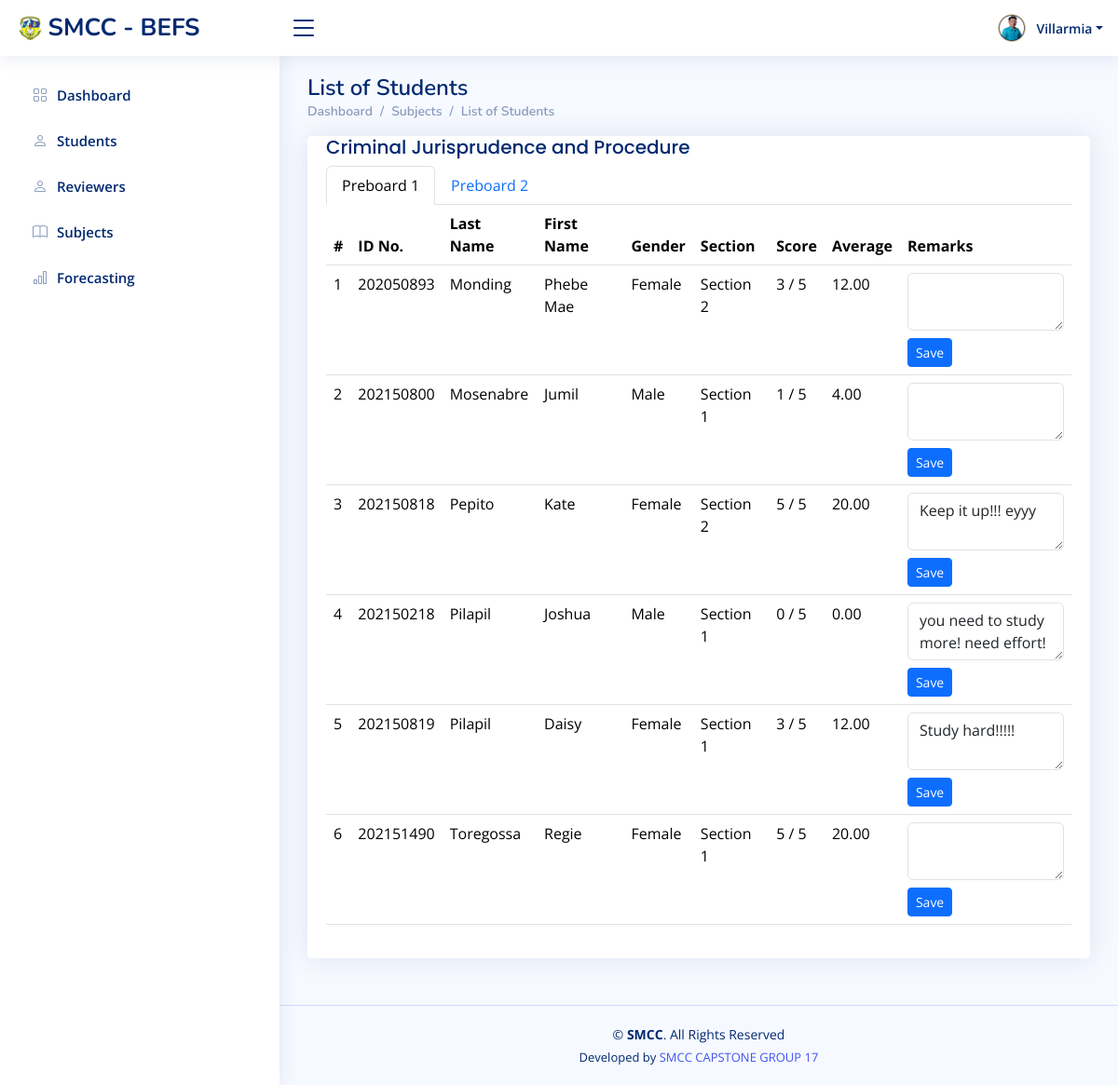
The app's page /dean/dean_students.php?user_id=3&sub_id=1 with its own data.
### tables this page shows
CREATE TABLE `users` (
  `id` int(11) NOT NULL,
  `username` varchar(255) DEFAULT NULL,
  `password` varchar(255) DEFAULT NULL,
  `type` varchar(255) DEFAULT NULL,
  `status` varchar(255) DEFAULT NULL,
  `fname` varchar(255) DEFAULT NULL,
  `lname` varchar(255) DEFAULT NULL,
  `profile_image` varchar(255) DEFAULT NULL,
  `date_created` datetime DEFAULT NULL,
  `logged_in` varchar(255) DEFAULT NULL
);

CREATE TABLE `subjects` (
  `id` int(11) NOT NULL,
  `code` varchar(255) DEFAULT NULL,
  `description` varchar(255) DEFAULT NULL,
  `year_level_id` int(11) DEFAULT NULL,
  `course_id` int(11) DEFAULT NULL,
  `school_year_id` int(11) DEFAULT NULL,
  `date_entry` datetime DEFAULT NULL,
  `status` varchar(255) DEFAULT NULL
);

CREATE TABLE `students` (
  `id` int(11) NOT NULL,
  `about` varchar(255) DEFAULT NULL,
  `lrn_num` varchar(255) DEFAULT NULL,
  `fname` varchar(255) DEFAULT NULL,
  `lname` varchar(255) DEFAULT NULL,
  `gender` varchar(10) DEFAULT NULL,
  `username` varchar(255) DEFAULT NULL,
  `password` varchar(255) DEFAULT NULL,
  `complete_address` varchar(255) DEFAULT NULL,
  `year_level_id` int(11) DEFAULT NULL,
  `course_id` int(11) DEFAULT NULL,
  `section_id` int(11) DEFAULT NULL,
  `school_year_id` int(11) DEFAULT NULL,
  `status` varchar(255) DEFAULT NULL,
  `date_registered` datetime DEFAULT NULL,
  `logged_in` varchar(255) DEFAULT NULL,
  `profile_image` varchar(255) DEFAULT NULL,
  `level` varchar(255) DEFAULT NULL
);

CREATE TABLE `section` (
  `id` int(11) NOT NULL,
  `user_id` int(11) DEFAULT NULL,
  `description` varchar(255) DEFAULT NULL,
  `date_entry` datetime DEFAULT NULL,
  `status` varchar(255) DEFAULT NULL
);

CREATE TABLE `student_score` (
  `id` int(11) NOT NULL,
  `score` varchar(255) DEFAULT NULL,
  `total_items` varchar(255) DEFAULT NULL,
  `stud_id` int(11) DEFAULT NULL,
  `average` varchar(255) DEFAULT NULL,
  `remarks` text DEFAULT NULL,
  `remarks2` text DEFAULT NULL,
  `sub_id` int(11) DEFAULT NULL,
  `date_accomplished` datetime DEFAULT NULL,
  `level` varchar(255) DEFAULT NULL
);

### dean/dean_students.php (the view, shortened to what this page needs)
<!DOCTYPE html>
<html lang="en">
<?php
include('../dbconnect.php');
$user_id = $_REQUEST['user_id'];
$sub_id = $_REQUEST['sub_id'];
$subject_query = mysqli_query($conn, "SELECT description FROM subjects WHERE id = '$sub_id'") or die(mysqli_error($conn));
$subject_description = "Subject Not Found";
if ($subject_row = mysqli_fetch_assoc($subject_query)) {
    $subject_description = $subject_row['description'];
}
?>
<head>
  <link href="../assets/vendor/bootstrap/css/bootstrap.min.css" rel="stylesheet">
  <link href="../assets/vendor/bootstrap-icons/bootstrap-icons.css" rel="stylesheet">
  <link href="../assets/vendor/boxicons/css/boxicons.min.css" rel="stylesheet">
  <link href="../assets/vendor/quill/quill.snow.css" rel="stylesheet">
  <link href="../assets/vendor/quill/quill.bubble.css" rel="stylesheet">
  <link href="../assets/vendor/remixicon/remixicon.css" rel="stylesheet">
  <link href="../assets/vendor/simple-datatables/style.css" rel="stylesheet">
  <link href="../assets/css/style.css" rel="stylesheet">
</head>
<body>
<?php
$query = mysqli_query($conn, "SELECT * FROM users WHERE id = '$user_id'") or die(mysqli_error($conn));
if ($row = mysqli_fetch_array($query)) {
    $lname = ucfirst(strtolower($row['lname']));
}
?>
  <?php include('dean_header.php'); ?>
  <?php include('dean_sidebar.php'); ?>
  <main id="main" class="main">
    <div class="pagetitle">
      <h1>List of Students</h1>
      <nav>
        <ol class="breadcrumb">
          <li class="breadcrumb-item"><a href="faculty_home.php?user_id=<?php echo $user_id; ?>">Dashboard</a></li>
          <li class="breadcrumb-item"><a href="faculty_subjects.php?user_id=<?php echo $user_id; ?>">Subjects</a></li>
          <li class="breadcrumb-item">List of Students</li>
        </ol>
      </nav>
    </div>
    <section class="section">
      <div class="row">
        <div class="col-lg-12">
          <div class="card">
            <div class="card-body">
              <h5 style="font-family: 'Poppins', sans-serif; color: #012970;"><?php echo $subject_description; ?></h5>
              <ul class="nav nav-tabs" id="studentTabs" role="tablist">
                <li class="nav-item" role="presentation">
                  <a class="nav-link active" id="preboard1-tab" data-bs-toggle="tab" href="#preboard1" role="tab" aria-controls="preboard1" aria-selected="true">Preboard 1</a>
                </li>
                <li class="nav-item" role="presentation">
                  <a class="nav-link" id="preboard2-tab" data-bs-toggle="tab" href="#preboard2" role="tab" aria-controls="preboard2" aria-selected="false">Preboard 2</a>
                </li>
              </ul>
              <div class="tab-content" id="studentTabsContent">
                <div class="tab-pane fade show active" id="preboard1" role="tabpanel" aria-labelledby="preboard1-tab">
                  <table class="table datatable">
                    <thead>
                      <tr>
                        <th>#</th>
                        <th>ID No.</th>
                        <th>Last Name</th>
                        <th>First Name</th>
                        <th>Gender</th>
                        <th>Section</th>
                        <th>Score</th>
                        <th>Average</th>
                        <th>Remarks</th>
                      </tr>
                    </thead>
                    <tbody>
<?php
$query = mysqli_query($conn, "
    SELECT
        students.lname AS slname,
        students.fname AS sfname,
        students.lrn_num AS sid,
        students.gender AS gender,
        section.description AS section,
        student_score.level AS level,
        student_score.score AS score,
        student_score.total_items AS items,
        student_score.average AS average,
        student_score.remarks2 AS remarks2
    FROM students
    JOIN student_score ON student_score.stud_id = students.id
    INNER JOIN section ON students.section_id = section.id
    WHERE student_score.sub_id = '$sub_id' AND student_score.level = 'PREBOARD1'
    ORDER BY students.lname ASC
") or die(mysqli_error($conn));
$counter = 1;
while ($row = mysqli_fetch_array($query)) {
    $sid = $row['sid'];
    $slname = $row['slname'];
    $sfname = $row['sfname'];
    $gender = $row['gender'];
    $section = $row['section'];
    $score = $row['score'] . " / " . $row['items'];
    $average = number_format($row['average'], 2);
    $remarks2 = $row['remarks2'];
    echo "<tr>";
    echo "<td>{$counter}</td>";
    echo "<td>{$sid}</td>";
    echo "<td>{$slname}</td>";
    echo "<td>{$sfname}</td>";
    echo "<td>{$gender}</td>";
    echo "<td>{$section}</td>";
    echo "<td>{$score}</td>";
    echo "<td>{$average}</td>";
    echo "<td>
            <form method='POST' action='dean_update_remarks.php'>
                <input type='hidden' name='sid' value='{$sid}'>
                <input type='hidden' name='sub_id' value='{$sub_id}'>
                <input type='hidden' name='user_id' value='{$user_id}'>
                <input type='hidden' name='level' value='PREBOARD1'>
                <input type='hidden' name='tab' value='preboard1'>
                <textarea name='remarks' class='form-control' rows='2'>" . htmlspecialchars($remarks2) . "</textarea>
                <button type='submit' class='btn btn-primary btn-sm mt-2'>Save</button>
            </form>
          </td>";
    echo "</tr>";
    $counter++;
}
?>
                    </tbody>
                  </table>
                </div>
              </div>
            </div>
          </div>
        </div>
      </div>
    </section>
  </main>
  <?php include('../footer.php'); ?>
</body>
</html>

### dean/dean_header.php (shortened to what this page needs)
<header id="header" class="header fixed-top d-flex align-items-center">
    <div class="d-flex align-items-center justify-content-between">
        <a href="dean_home_page.php?user_id=<?php echo $user_id; ?>" class="logo d-flex align-items-center">
            <img src="../images/Smcc_logo.gif" alt="">
            <span class="d-none d-lg-block">SMCC - BEFS</span>
        </a>
        <i class="bi bi-list toggle-sidebar-btn"></i>
    </div>
    <nav class="header-nav ms-auto">
        <ul class="d-flex align-items-center">
            <li class="nav-item dropdown pe-3">
                <a class="nav-link nav-profile d-flex align-items-center pe-0" href="#" id="navbarDropdown" data-bs-toggle="dropdown" aria-expanded="false">
                    <?php
                    $profile_image = !empty($row['profile_image']) ? $row['profile_image'] : '../assets/img/profile-img2.jpg';
                    ?>
                    <img src="<?php echo $profile_image; ?>" alt="Profile" class="rounded-circle">
                    <span class="d-none d-md-block dropdown-toggle ps-2"><?php echo $lname; ?></span>
                </a>
            </li>
        </ul>
    </nav>
</header>

### assets/css/style.css (style rules this page uses)
:root { scroll-behavior: smooth; }
body { font-family: "Open Sans", sans-serif; background: #f6f9ff; color: #444444; }
a { color: #4154f1; text-decoration: none; }
h1, h2, h3, h4, h5, h6 { font-family: "Nunito", sans-serif; }
#main { margin-top: 60px; padding: 20px 30px; transition: all 0.3s; }
.pagetitle { margin-bottom: 10px; }
.pagetitle h1 { font-size: 24px; margin-bottom: 0; font-weight: 600; color: #012970; }
.card { margin-bottom: 30px; border: none; border-radius: 5px; box-shadow: 0px 0 30px rgba(1, 41, 112, 0.1); }
.card-body { padding: 0 20px 20px 20px; }
.breadcrumb { font-size: 14px; font-family: "Nunito", sans-serif; color: #899bbd; font-weight: 600; }
.breadcrumb a { color: #899bbd; transition: 0.3s; }
.breadcrumb .breadcrumb-item::before { color: #899bbd; }
.logo { line-height: 1; }
@media (min-width: 1200px) { .logo { width: 280px; } }
.logo img { max-height: 26px; margin-right: 6px; }
.logo span { font-size: 26px; font-weight: 700; color: #012970; font-family: "Nunito", sans-serif; }
.header { transition: all 0.5s; z-index: 997; height: 60px; box-shadow: 0px 2px 20px rgba(1, 41, 112, 0.1); background-color: #fff; padding-left: 20px; }
.header .toggle-sidebar-btn { font-size: 32px; padding-left: 10px; cursor: pointer; color: #012970; }
.header-nav ul { list-style: none; }
.header-nav>ul { margin: 0; padding: 0; }
.header-nav .nav-profile { color: #012970; }
.header-nav .nav-profile img { max-height: 36px; }
.header-nav .nav-profile span { font-size: 14px; font-weight: 600; }
@media (min-width: 1200px) { #main, #footer { margin-left: 300px; } }

### records on screen
users: profile_image (picture), lname "Villarmia"
subjects: description "Criminal Jurisprudence and Procedure"
students: lrn_num "202050893", lname "Monding", fname "Phebe Mae", gender "Female", section.description "Section 2", student_score.score+total_items "3 / 5", student_score.average "12.00"
students: lrn_num "202150800", lname "Mosenabre", fname "Jumil", gender "Male", section.description "Section 1", student_score.score+total_items "1 / 5", student_score.average "4.00"
students: lrn_num "202150818", lname "Pepito", fname "Kate", gender "Female", section.description "Section 2", student_score.score+total_items "5 / 5", student_score.average "20.00", remarks "Keep it up!!! eyyy"
students: lrn_num "202150218", lname "Pilapil", fname "Joshua", gender "Male", section.description "Section 1", student_score.score+total_items "0 / 5", student_score.average "0.00", remarks "you need to study more! need effort!"
students: lrn_num "202150819", lname "Pilapil", fname "Daisy", gender "Female", section.description "Section 1", student_score.score+total_items "3 / 5", student_score.average "12.00", remarks "Study hard!!!!!"
students: lrn_num "202151490", lname "Toregossa", fname "Regie", gender "Female", section.description "Section 1", student_score.score+total_items "5 / 5", student_score.average "20.00"
